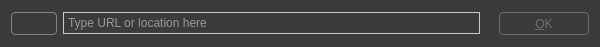
<?xml version="1.0" encoding="UTF-8"?>
<ui version="4.0">
 <class>LocationDialog</class>
 <widget class="QDialog" name="LocationDialog">
  <property name="geometry">
   <rect>
    <x>0</x>
    <y>0</y>
    <width>600</width>
    <height>47</height>
   </rect>
  </property>
  <property name="windowTitle">
   <string>Open Location</string>
  </property>
  <property name="styleSheet">
   <string notr="true">QWidget {
  font: 12px &quot;Noto Sans&quot;, &quot;FreeSans&quot;;
  background: #3B3B3B;
  color: whitesmoke;
}

/* QLineEdit */

QLineEdit {
  background: #3B3B3B;
  border: 1px solid #CACACA;
  padding: 2px;
}
QLineEdit:focus {
  border: 1px solid #FFFFFF;
}

/* QPushButton */

QPushButton {
  background: #848484;
  border: none;
  border-radius: 4px;
  color: whitesmoke;
  min-width: 76px;
  min-height: 15px;
  padding: 3px 6px;
}
QPushButton:focus {
  border: 1px solid #D6D6D6;
  outline: none;
}
QPushButton:pressed {
  background: #676767;
}
QPushButton:disabled {
  background: transparent;
  border: 1px solid #6E6E6E;
  color: #6F6F6F;
}</string>
  </property>
  <layout class="QHBoxLayout" name="horizontalLayout">
   <item>
    <widget class="QPushButton" name="pasteButton">
     <property name="sizePolicy">
      <sizepolicy hsizetype="Fixed" vsizetype="Fixed">
       <horstretch>0</horstretch>
       <verstretch>0</verstretch>
      </sizepolicy>
     </property>
     <property name="toolTip">
      <string>Paste copied link</string>
     </property>
     <property name="styleSheet">
      <string notr="true">QPushButton {
	background: none;
	border: 1px solid #848484;
  min-width: 20px;
}
QPushButton:focus {
	border: 1px solid #D6D6D6;
	outline: none;
}
QPushButton:pressed {
	background: #676767;
}</string>
     </property>
     <property name="icon">
      <iconset resource="../rsclist.qrc">
       <normaloff>:/img/paste.svg</normaloff>:/img/paste.svg</iconset>
     </property>
     <property name="iconSize">
      <size>
       <width>20</width>
       <height>16</height>
      </size>
     </property>
     <property name="autoDefault">
      <bool>false</bool>
     </property>
    </widget>
   </item>
   <item>
    <widget class="QLineEdit" name="urlEdit">
     <property name="placeholderText">
      <string>Type URL or location here</string>
     </property>
     <property name="clearButtonEnabled">
      <bool>true</bool>
     </property>
    </widget>
   </item>
   <item>
    <widget class="QLabel" name="validEntryLabel">
     <property name="sizePolicy">
      <sizepolicy hsizetype="Fixed" vsizetype="Fixed">
       <horstretch>0</horstretch>
       <verstretch>0</verstretch>
      </sizepolicy>
     </property>
     <property name="pixmap">
      <pixmap resource="../rsclist.qrc">:/img/not_exists.svg</pixmap>
     </property>
     <property name="alignment">
      <set>Qt::AlignCenter</set>
     </property>
    </widget>
   </item>
   <item>
    <widget class="QPushButton" name="okButton">
     <property name="enabled">
      <bool>false</bool>
     </property>
     <property name="sizePolicy">
      <sizepolicy hsizetype="Fixed" vsizetype="Fixed">
       <horstretch>0</horstretch>
       <verstretch>0</verstretch>
      </sizepolicy>
     </property>
     <property name="text">
      <string>&amp;OK</string>
     </property>
     <property name="default">
      <bool>true</bool>
     </property>
    </widget>
   </item>
  </layout>
 </widget>
 <tabstops>
  <tabstop>urlEdit</tabstop>
  <tabstop>okButton</tabstop>
  <tabstop>pasteButton</tabstop>
 </tabstops>
 <resources>
  <include location="../rsclist.qrc"/>
 </resources>
 <connections/>
</ui>
